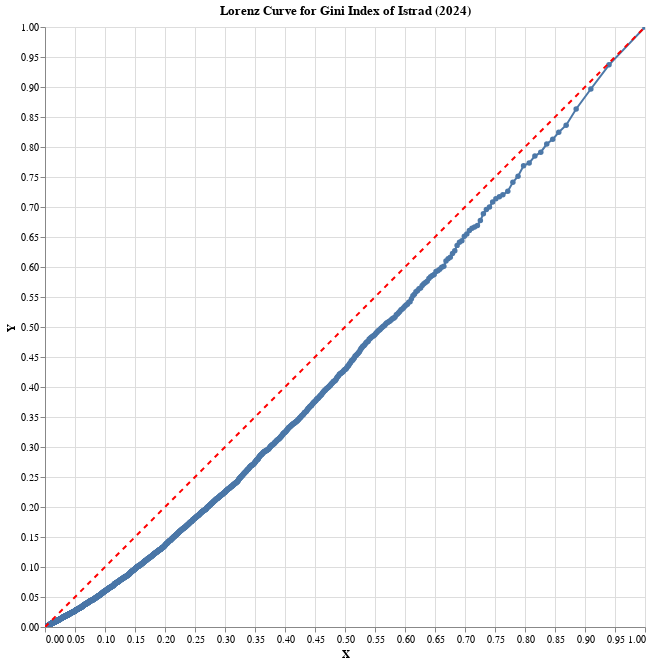

The code cell stored with this chart in its notebook:
### Code cell
plot_lorenz_curve(df_merged[df_merged["UJAHR"] == 2024], 2024)

### Figure 1 — Vega-Lite specification as saved in the notebook (floating-point values rounded to 4 significant figures; data arrays with more than 128 entries replaced by an {"elided": "..."} marker saying what was removed)
{"config": {"view": {"continuousWidth": 300, "continuousHeight": 300}}, "layer": [{"data": {"name": "data-d80facdd47fe762455150bf2561ed1ae"}, "mark": {"type": "line", "point": true}, "encoding": {"tooltip": [{"field": "X", "type": "quantitative"}, {"field": "Y", "type": "quantitative"}], "x": {"field": "X", "type": "quantitative"}, "y": {"field": "Y", "type": "quantitative"}}, "name": "view_175", "title": "Lorenz Curve for Gini Index of Istrad (2024)"}, {"data": {"name": "data-17c951caf5cc960ba72d40507d192801"}, "mark": {"type": "line", "color": "red", "strokeDash": [5, 5]}, "encoding": {"x": {"field": "X", "type": "quantitative"}, "y": {"field": "Y", "type": "quantitative"}}}], "height": 600, "params": [{"name": "param_311", "select": {"type": "interval", "encodings": ["x", "y"]}, "bind": "scales", "views": ["view_175"]}], "width": 600, "$schema": "https://vega.github.io/schema/vega-lite/v5.20.1.json", "datasets": {"data-d80facdd47fe762455150bf2561ed1ae": {"elided": "2051 records"}, "data-17c951caf5cc960ba72d40507d192801": [{"X": 0, "Y": 0}, {"X": 1, "Y": 1}]}}
